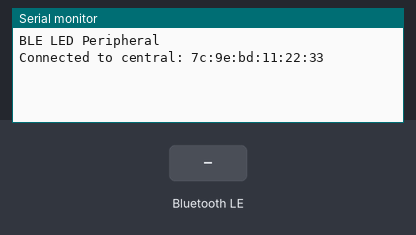
Recording of a sketch running on a simulated Arduino Uno, built with avr-gcc and run on an emulated ATmega328P. Shown: the last lines printed to the serial monitor. The inputs (shaded band) are chosen by the test bench. Random numbers use the default seed unless the sketch sets one; nothing arrives over Bluetooth unless stated; a phone connects over Bluetooth LE 3 s after start.

Above: at 3.8 s.
3.9 s: Bluetooth LE write "1" received
At 4.5 s:
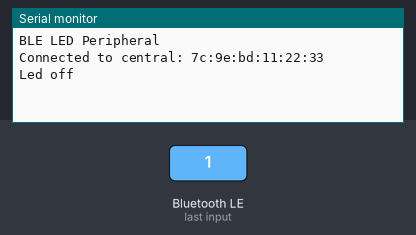
5.4 s: Bluetooth LE write "0" received
At 6.9 s:
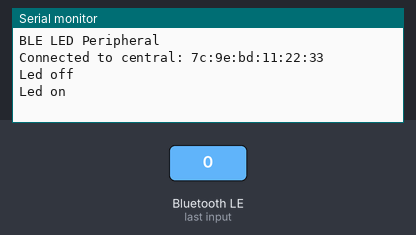

The sketch:

ble_1.ino
```cpp
#include <ArduinoBLE.h>

BLEService ledService("e628f80f-77ca-4cd7-a930-efb37e826937");  // BLE LED Service
BLEService acelService("6282a2a1-5f99-430e-abda-ba09b255bdd4");
BLEByteCharacteristic switchCharacteristic("163e6b0d-caad-4a54-98be-c98e8beae724", BLERead | BLEWrite);
BLEByteCharacteristic acelChar("68f6b451-210d-4dda-9dea-bd8ead4bc544", BLERead | BLENotify);
BLEDescriptor acelDes("0x2901", "Aceleracion");

void setup() {
  Serial.begin(9600);
  while (!Serial)
    ;

  // begin initialization
  if (!BLE.begin()) {
    Serial.println("starting Bluetooth® Low Energy failed!");
    while (1)
      ;
  }

  BLE.setLocalName("ESP32Chesus");

  BLE.setAdvertisedService(ledService);
  // add the characteristic to the service
  ledService.addCharacteristic(switchCharacteristic);
  BLE.addService(ledService);

  BLE.setAdvertisedService(acelService);
  acelChar.addDescriptor(acelDes);
  acelService.addCharacteristic(acelChar);
  BLE.addService(acelService);

  switchCharacteristic.writeValue(0);

  BLE.advertise();
  Serial.println("BLE LED Peripheral");
}

void loop() {
  static bool registrandoAcel = false;

  BLEDevice central = BLE.central();

  if (central) {
    Serial.print("Connected to central: ");
    // print the central's MAC address:
    Serial.println(central.address());

    while (central.connected()) {
      if (switchCharacteristic.written()) {
        if (switchCharacteristic.value() == 0) {
          Serial.println("Led on");
          registrandoAcel = true;
        } else {
          Serial.println("Led off");
          registrandoAcel = false;
        }
      }
      if (registrandoAcel) {
        acelChar.writeValue(random(0, 100));
        delay(500);
      }
    }

    // when the central disconnects, print it out:
    Serial.print(F("Disconnected from central: "));
    Serial.println(central.address());
  }
}
```

Measured:
- after the input at 3.9 s, the serial monitor: prints a new line at once (image 1)
- after the input at 5.4 s, the serial monitor: prints a new line at once (image 2)
